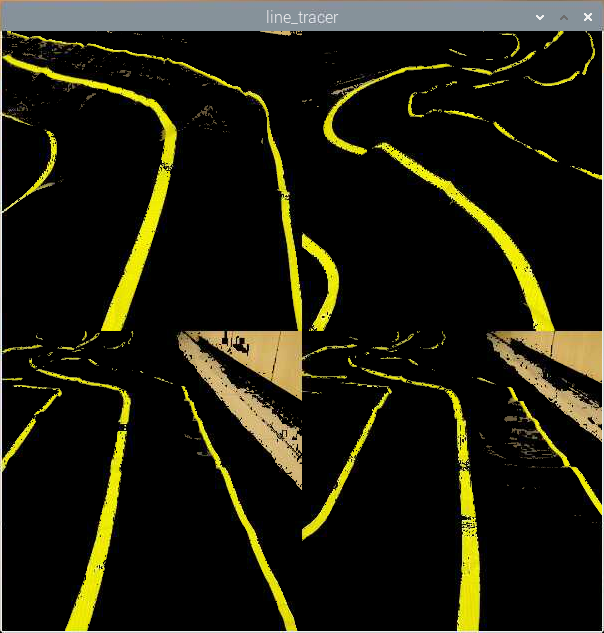
#> input picture week10/line_tracer.png, 604 x 633 px
$ python -i line_tracer.py   (imports and definitions only)
#> lines starting #> are read from the running program, lines starting #| are printed output that depends on the picture; after the words box and inside, x2 and y2 are one past the last pixel; in counts of white or black regions, pixels touching at a corner belong together
#> further down, picture is the input picture: shape (633, 604, 3); mean B, G, R 16, 30.9, 31.9
import cv2 as cv
import numpy as np
import threading, time
import SDcar

# [41 lines left out: functions func_thread, key_cmd, not called in this run]

def detect_maskY_HSV(frame):
  crop_hsv = cv.cvtColor(frame, cv.COLOR_BGR2HSV)
#> crop_hsv: shape (633, 604, 3); mean H, S, V 12.4, 39.3, 33.2
  crop_hsv = cv.GaussianBlur(crop_hsv, (5,5), cv.BORDER_DEFAULT)
#> crop_hsv: shape (633, 604, 3); mean H, S, V 12.4, 39.3, 33.1
  mask_Y = cv.inRange(crop_hsv, (25, 50, 100), (35, 255, 255))
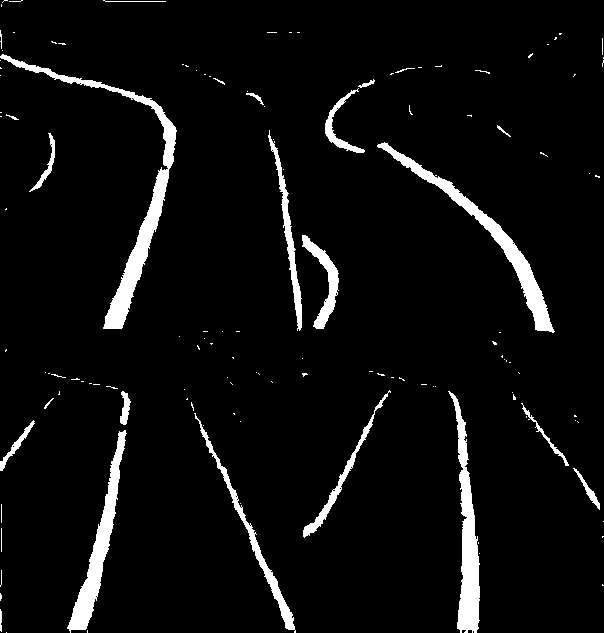
#> mask_Y: shape (633, 604); 5.2% white; 129 white regions (104 under 20 px), largest, box (x1, y1, x2, y2) and area: (0, 54, 177, 329) 4088, (377, 142, 555, 333) 3089, (448, 391, 480, 633) 3016
  return mask_Y
#녹색 선
# [80 lines left out: functions show_grid, line_tracing, main, not called in this run]

# [20 lines not run here, left out]

>>> import cv2
>>> picture = cv2.imread('../week10/line_tracer.png')
>>> result = detect_maskY_HSV(picture)
